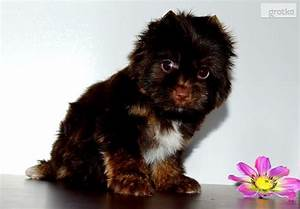
#> input picture datasets/animals/cane/OIP-4smMm1RUsnO_8ILOIJaPGgHaFK.jpeg, 300 x 209 px
$ python -i hu_moments.py   (imports and definitions only)
#> lines starting #> are read from the running program, lines starting #| are printed output that depends on the picture; after the words box and inside, x2 and y2 are one past the last pixel; in counts of white or black regions, pixels touching at a corner belong together
#> further down, picture is the input picture: shape (209, 300, 3); mean B, G, R 141.9, 142.5, 148.8
import os
import cv2
import numpy as np
import pandas as pd

# =========================
# RUTAS (ajusta si tu carpeta se llama distinto)
# =========================
FRUITS_PATH  = os.path.join("datasets", "fruits")
ANIMALS_PATH = os.path.join("datasets", "animals")

OUT_DIR = "features_out"
# [1 line not run here, left out]

# =========================
# PREPROCESAMIENTO para Hu
# =========================
def preprocess_for_hu(img_bgr, size=(128, 128)):
#> called with size = (128, 128)
    img_resized = cv2.resize(img_bgr, size, interpolation=cv2.INTER_AREA)
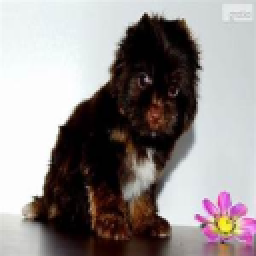
#> img_resized: shape (128, 128, 3) (shown 2 times larger); mean B, G, R 141.9, 142.5, 148.8
    gray = cv2.cvtColor(img_resized, cv2.COLOR_BGR2GRAY)
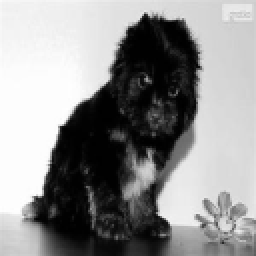
#> gray: shape (128, 128) (shown 2 times larger); min 0, max 255, mean 144.3
    blur = cv2.GaussianBlur(gray, (5, 5), 0)
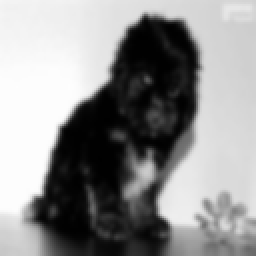
#> blur: shape (128, 128) (shown 2 times larger); min 0, max 254, mean 144.3
    _, bin_img = cv2.threshold(blur, 0, 255, cv2.THRESH_BINARY + cv2.THRESH_OTSU)
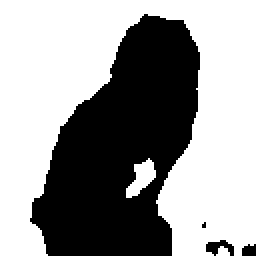
#> bin_img: shape (128, 128) (shown 2 times larger); 60.2% white; 4 black regions (1 under 20 px), largest, box (x1, y1, x2, y2) and area: (15, 7, 100, 128) 6410, (103, 120, 117, 128) 64, (121, 122, 128, 128) 36
    return bin_img

# =========================
# HU MOMENTS (7 features)
# =========================
# [60 lines left out: functions hu_moments_features, build_hu_dataset, main, not called in this run]

# [2 lines not run here, left out]

>>> import cv2
>>> picture = cv2.imread('datasets/animals/cane/OIP-4smMm1RUsnO_8ILOIJaPGgHaFK.jpeg')
>>> result = preprocess_for_hu(picture)

$ run again, on datasets/animals/elefante/OIP-5D7w99NsvvmGb_H5KNTI_QHaFj.jpeg
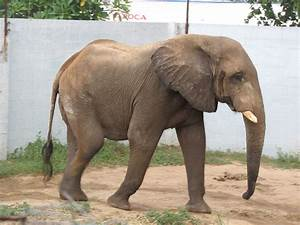
#> input picture datasets/animals/elefante/OIP-5D7w99NsvvmGb_H5KNTI_QHaFj.jpeg, 300 x 225 px
#> picture is the input picture: shape (225, 300, 3); mean B, G, R 140, 154.4, 164.6
#> in preprocess_for_hu, `blur = cv2.GaussianBlur(gray, (5, 5), 0)`:
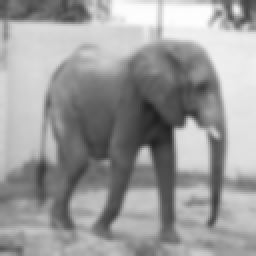
#> blur: shape (128, 128) (shown 2 times larger); min 31, max 254, mean 155.8
#> in preprocess_for_hu, `_, bin_img = cv2.threshold(blur, 0, 255, cv2.THRESH_BINARY + cv2.THRES..`:
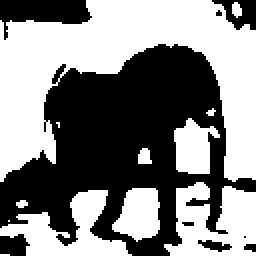
#> bin_img: shape (128, 128) (shown 2 times larger); 52.4% white; 9 black regions (4 under 20 px), largest, box (x1, y1, x2, y2) and area: (0, 22, 128, 128) 6887, (0, 0, 46, 20) 503, (106, 0, 128, 15) 183, (0, 117, 15, 128) 128, (99, 120, 116, 126) 56
